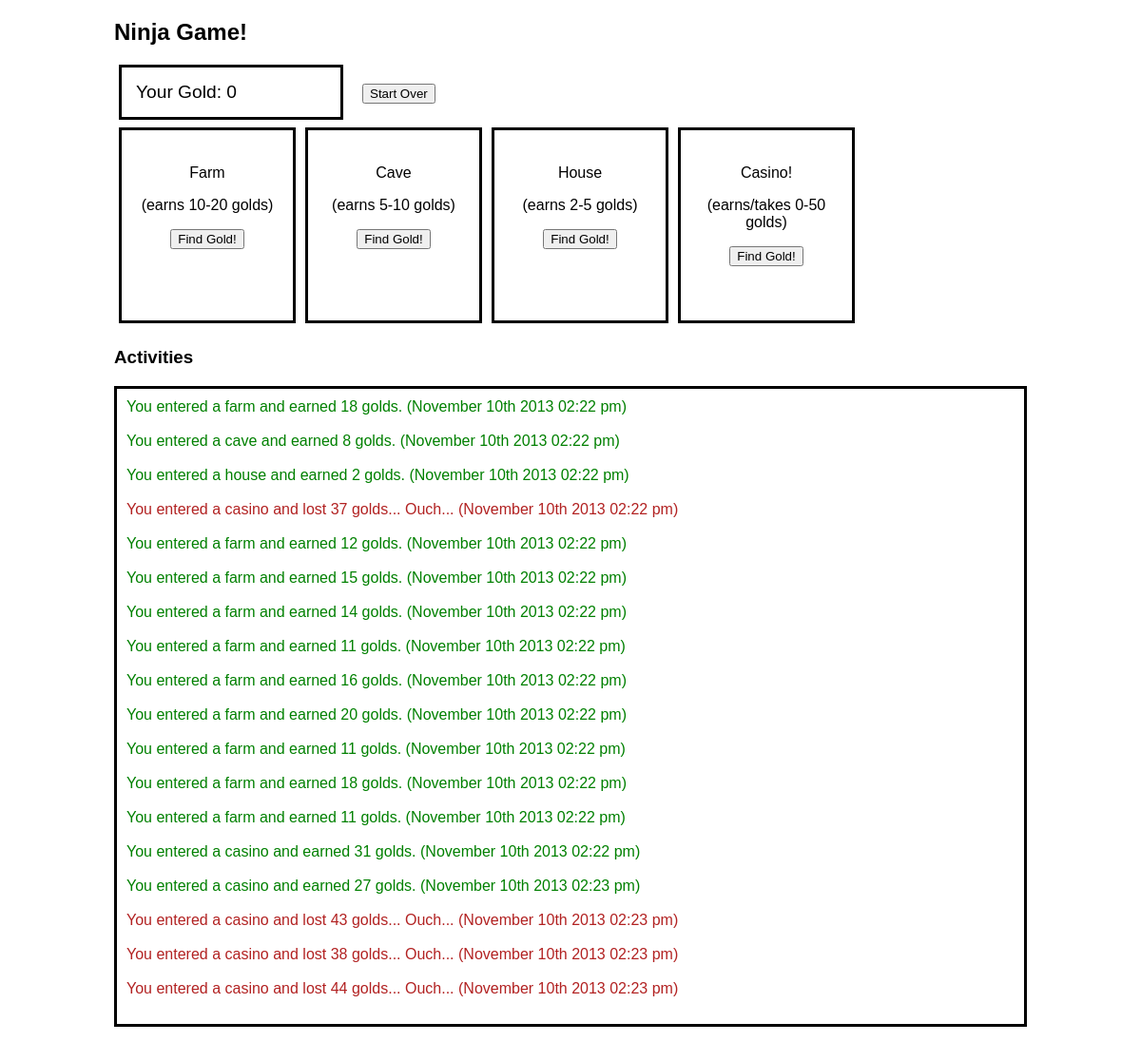
The app's page /basic_ninja_game/ninja.php with its own data.
### tables this page shows
CREATE TABLE `activities` (
  `id` int(11) NOT NULL AUTO_INCREMENT,
  `building` varchar(45) DEFAULT NULL,
  `gold` int(11) DEFAULT NULL,
  `created_at` datetime DEFAULT NULL,
  `updated_at` datetime DEFAULT NULL,
  PRIMARY KEY (`id`)
);

### basic_ninja_game/connection.php (called while the page is built, shortened)
<?php
	function fetch_all($query)
	{
	 $data = array();
	 $result = mysql_query($query);
	 while($row = mysql_fetch_assoc($result))
	 {
	  $data[] = $row;
	 }
	 return $data;
	}
?>

### basic_ninja_game/ninja.php (the view, shortened to what this page needs)
<?php
	require("connection.php");
	if(isset($_SESSION['gold']))
	{
		$gold = $_SESSION['gold'];
	}
	else
	{
		$gold = 0;
	}
?>
<!doctype html>
<html lang="en">
	<head>
		<link rel="stylesheet" href="ninja.css">
	</head>
	<body>
		<div id="wrapper">
			<h2>Ninja Game!</h2>
			<p id='gold'>Your Gold: <?php echo $gold ?></p>
			<form action="process.php" method="post" id="start-over">
				<input type="submit" onclick="return confirm('Are you sure you want to start over?')"
					value="Start Over" name="start-over-submit">
			</form>
			<div class="building" id="farm">
				<p>Farm</p>
				<p>(earns 10-20 golds)</p>
				<form action="process.php" method="post">
					<input type="submit" value="Find Gold!">
				</form>
			</div>
			<div class="building" id="cave">
				<p>Cave</p>
				<p>(earns 5-10 golds)</p>
				<form action="process.php" method="post">
					<input type="submit" value="Find Gold!">
				</form>
			</div>
			<div class="building" id="house">
				<p>House</p>
				<p>(earns 2-5 golds)</p>
				<form action="process.php" method="post">
					<input type="submit" value="Find Gold!">
				</form>
			</div>
			<div class="building" id="casino">
				<p>Casino!</p>
				<p>(earns/takes 0-50 golds)</p>
				<form action="process.php" method="post">
					<input type="submit" value="Find Gold!">
				</form>
			</div>
			<h3>Activities</h3>
			<ul>
<?php
			$query = "SELECT * FROM activities";
			$activities = fetch_all($query);
			foreach($activities as $activity)
			{
				if($activity['gold'] >= 0)
				{
					echo "<li class='good'> You entered a " . $activity['building'] . " and earned " . $activity['gold'] .
					" golds.  (" . date('F jS Y h:i a', strtotime($activity['created_at'])) . ")</li><br>";
				}
				elseif($activity['gold'] < 0)
				{
					echo "<li class='bad'> You entered a " . $activity['building'] . " and lost " . abs($activity['gold']) .
					" golds...  Ouch...  (" . date('F jS Y h:i a', strtotime($activity['created_at'])) . ")</li><br>";
				}
			}
?>
			</ul>
		</div>
	</body>
</html>

### basic_ninja_game/ninja.css (style rules this page uses)
* { font-family: sans-serif; }
#wrapper { width: 960px; margin: 0 auto; }
div.building { width: 140px; height: 160px; float: left; padding: 20px; margin: 5px; text-align: center; }
div.building, ul, p#gold { border: 3px solid black; }
p#gold { width: 200px; padding: 15px; margin: 0px 0px 0px 5px; font-size: 1.2em; float: left; }
form#start-over { float: left; width: 570px; padding: 20px; }
h3, ul { clear: left; }
h3 { padding-top: 20px; }
ul { padding: 10px; }
li { list-style-type: none; }
li.good { color: green; }
li.bad { color: firebrick; }

### records on screen
activities: building "farm", gold "18", created_at "November 10th 2013 02:22 pm"
activities: building "cave", gold "8", created_at "November 10th 2013 02:22 pm"
activities: building "house", gold "2", created_at "November 10th 2013 02:22 pm"
activities: building "casino", gold "37", created_at "November 10th 2013 02:22 pm"
activities: building "farm", gold "12", created_at "November 10th 2013 02:22 pm"
activities: building "farm", gold "15", created_at "November 10th 2013 02:22 pm"
activities: building "farm", gold "14", created_at "November 10th 2013 02:22 pm"
activities: building "farm", gold "11", created_at "November 10th 2013 02:22 pm"
activities: building "farm", gold "16", created_at "November 10th 2013 02:22 pm"
activities: building "farm", gold "20", created_at "November 10th 2013 02:22 pm"
activities: building "farm", gold "11", created_at "November 10th 2013 02:22 pm"
activities: building "farm", gold "18", created_at "November 10th 2013 02:22 pm"
activities: building "farm", gold "11", created_at "November 10th 2013 02:22 pm"
activities: building "casino", gold "31", created_at "November 10th 2013 02:22 pm"
activities: building "casino", gold "27", created_at "November 10th 2013 02:23 pm"
activities: building "casino", gold "43", created_at "November 10th 2013 02:23 pm"
activities: building "casino", gold "38", created_at "November 10th 2013 02:23 pm"
activities: building "casino", gold "44", created_at "November 10th 2013 02:23 pm"

### other values on screen
$gold "0"
